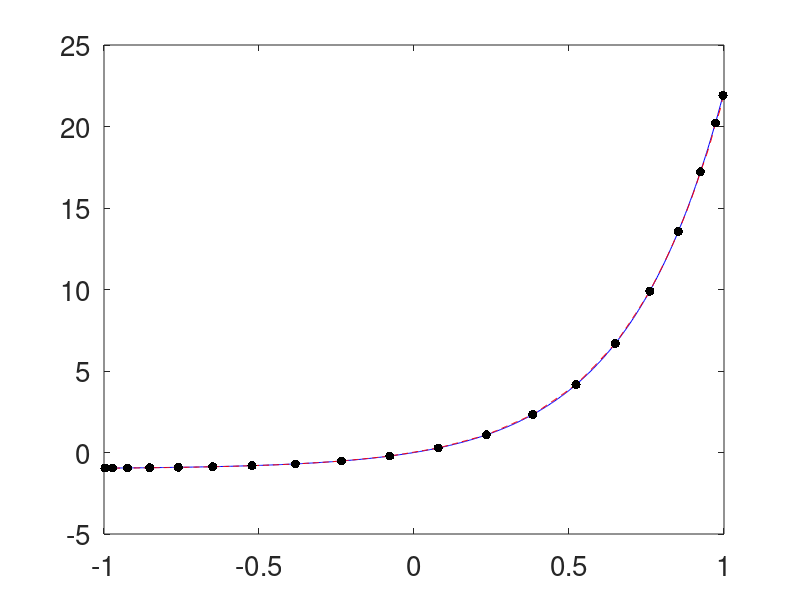

Reproduce this figure in MATLAB.
%Cones and Kernel Approximation for Guarantees
%% Preliminaries
clear all
close all
format compact
set(0,'defaultaxesfontsize',20,'defaulttextfontsize',20)
theta=pi;
testfun=@(x) exp(theta*x)-1;
%testfun=@(x) sin(2*pi*x);
%testfun=@(x) (x.^2/2-1/8).*(x>1/2);
tau=.1;
epsilon = 1e-2;

%% Kernel
a=.5;
%b=.9;
bp2 = @(x) x.^2-x+1/6;
bp4 = @(x) x.^4-2*x.^3+x.^2-1/30;
kernel=@(x,t) 1-a+a*6*(bp2(abs(bsxfun(@plus,acos(x),acos(t')))/(2*pi))+bp2(abs(bsxfun(@minus,acos(x),acos(t')))/(2*pi)));

%% Data and spline approximation
n=20
%xnode=linspace(-1,1,n)';
xnode = cos(linspace(pi/(2*n),(2*n-1)/(2*n)*pi,n)');
Kmat=kernel(xnode,xnode);
condK=cond(Kmat)
y=testfun(xnode);
c=Kmat\y;
splinef=@(x) kernel(x,xnode)*c;

%% Plot of test function and spline
nplot=500;
xplot=linspace(-1,1,nplot)';
plot(xplot,testfun(xplot),'b-',...
    xplot,splinef(xplot),'r--',...
    xnode,y,'k.','markersize',20,...
    'linewidth',3)
ntest=1000;
xtest=linspace(-1,1,ntest)';

%% Root mean square error
error2=sqrt(mean((testfun(xtest)-splinef(xtest)).^2))
error_sup=max(abs(testfun(xtest)-splinef(xtest)))
normHsplinef=sqrt(c'*y)
Ktildemat = (1-a)^2-12*a^2*(bp4(abs(bsxfun(@plus,acos(xnode),acos(xnode')))/(2*pi))+bp4(abs(bsxfun(@minus,acos(xnode),acos(xnode')))/(2*pi)));
condKtilde=cond(Ktildemat)
traceKK=trace(Ktildemat/Kmat)
Herrbd=sqrt(1-traceKK)

%% Algorithm 1 Stage 1
%normTsplinef=sqrt(c'*Ktildemat*c);
ErrBound = Herrbd*normHsplinef/(1-tau)
